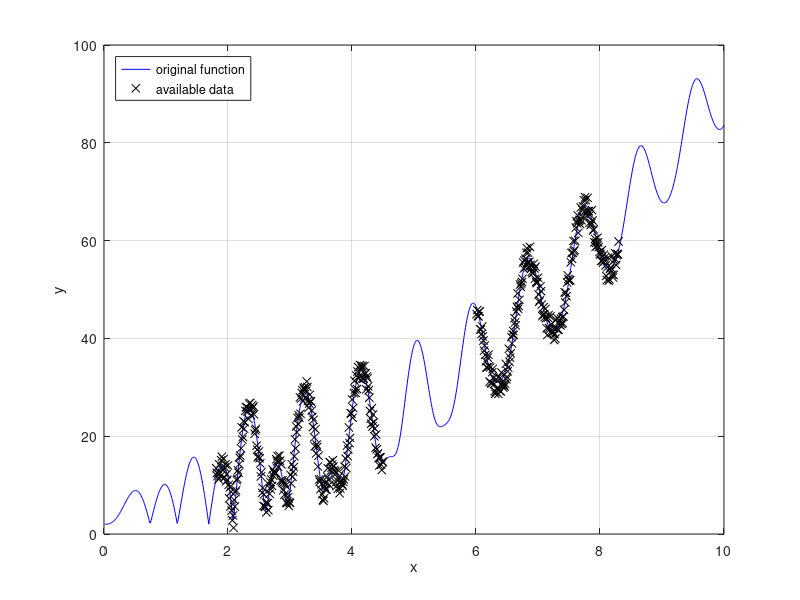

Write MATLAB code to recreate this figure.
function [X,Xtrain,Ytrain,fig] = data_generator()

% data generator
X = 0.01:.01:10;
f = abs(besselj(2,X*7).*asind(X/2) + (X.^1.95)) + 2;
fig = figure;
plot(X,f,'b-')
hold on
grid on
% available data points
Ytrain = f + 5*(rand(1,length(f))-.5);
Xtrain = X([181:450 601:830]);
Ytrain = Ytrain([181:450 601:830]);
plot(Xtrain,Ytrain,'kx')
xlabel('x')
ylabel('y')
ylim([0 100])
legend('original function','available data','location','northwest')
end